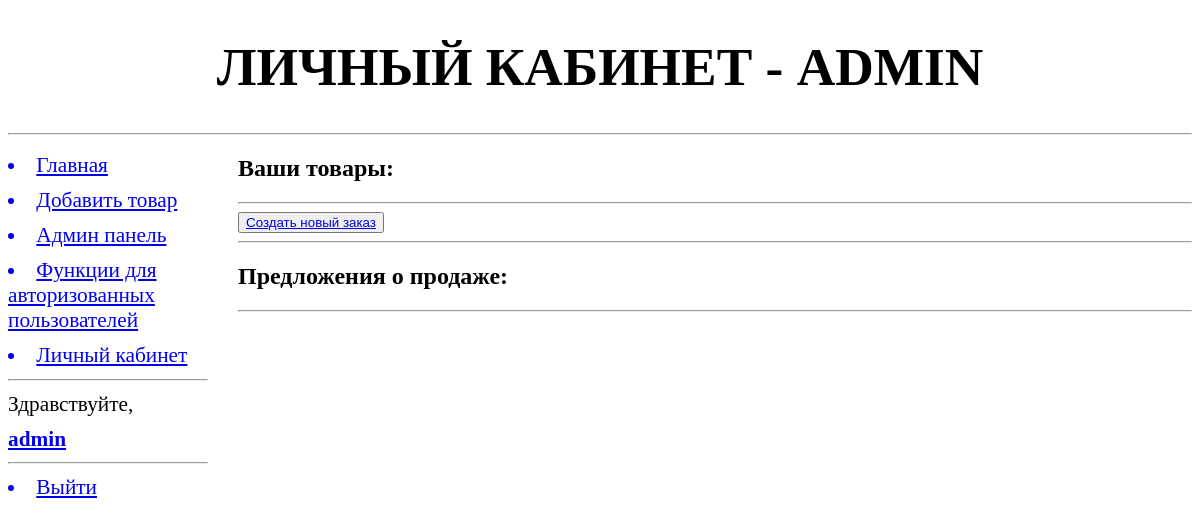
/home/ (signed in), run on an earlier commit of the app's database.
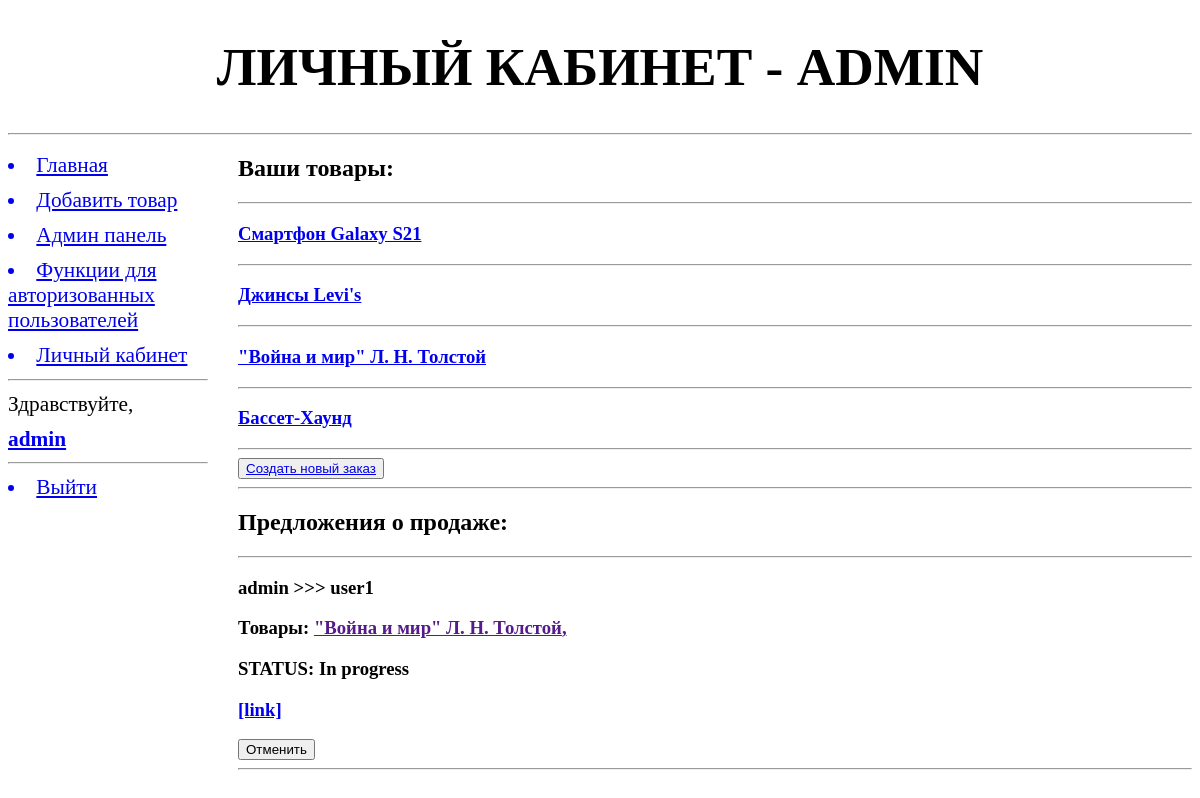
And on a later commit of the database.
### products/models.py (models this page shows, shortened)
class Product(models.Model):
    name = models.CharField(max_length=400, null=True, blank=False, verbose_name="Название")
    slug = models.SlugField(max_length=300, verbose_name="Слаг для url", blank=False)
    price = models.IntegerField(verbose_name="Цена", default=0)
    discription = models.TextField(blank=True, verbose_name="Описание", help_text="Дополнительная информация о товаре, его характерестиках и свойствах.")
    category = models.ForeignKey(Category, on_delete=models.SET_NULL, null=True, related_name="categ_products", verbose_name="Категория", help_text="Группа товара, по которой будет фильтроваться их список.")
    seller = models.ForeignKey(User, on_delete=models.CASCADE, verbose_name="Продавец", related_name='user_products')
    add_date = models.DateTimeField(auto_now_add=True)
    archived = models.BooleanField(verbose_name="Архивировано", help_text="Будет ли слово отображаться в каталоге?", default=False)
    img = models.ImageField(upload_to="for_products", null=True, blank=True, verbose_name="Изображение")
    objects = models.Manager()  # менеджер по умолчанию
    published = PublishedManager()  # менеджер, выводящий неархивированные товары
    def __str__(self):
        return self.name
    class Meta:
        verbose_name = "Товар"
        verbose_name_plural = "Товары"
        indexes = [models.Index(fields=['-add_date'])]  # Добавляет индекс в базу данных - ускоряет запросы, фильтрующие и упорядочивающие по данному полю
        ordering = ['add_date', 'name']  # параметры сортировки записей по умолчанию

### orders/models.py (models this page shows, shortened)
class Order(models.Model):
    STATUS = (
        (None, "Choose "), # или None -  заменяет --------- на "Choose order status"
        ('IN', 'In progress'),
        ('RE', 'Rejected'),
        ('FI', 'Finished')
    )
    products = models.ManyToManyField(Product, blank=False, verbose_name="Товары", help_text="Товары, составляющие заказ.") # , related_name='+'
    from_user = models.ForeignKey(User, on_delete=models.CASCADE, verbose_name="От пользователя", related_name='exchanges_from')
    to_user = models.ForeignKey(User, on_delete=models.CASCADE, verbose_name="Пользователю", related_name='exchanges_to')
    date = models.DateTimeField(auto_now_add=True)
    stage_status = models.CharField(max_length=30, choices=STATUS, default='IN')
    def get_readable_status(self) -> str:
        for trpl in self.STATUS:
            if self.stage_status == trpl[0]:
                return trpl[1]
        return ''
    class Meta:
        verbose_name = "Заказ пользователя"
        verbose_name_plural = "Заказы пользователей"

### users/views.py (the view, shortened to what this page needs)
# urls.py: path('home/', include('users.urls')),
def home(request):
    context = {}
    if request.user.pk != None: # Если пользователь не Анонимный - т е незарегестрированный
        context = {'user':request.user} ## !!!!!!!!!!!!!!!!!!! обработать пустые пост запросы
        user_products = Product.objects.filter(seller=request.user.pk)
        q =  Q(from_user=request.user) & Q(stage_status='IN')
        orders = Order.objects.filter(q)
        context['user_products'] = user_products
        context['orders'] = orders
    return render(request, "registration/home.html", context)

### users/templates/registration/home.html (shortened to what this page needs)
{% extends "basic.html" %}
{%  block page_title %}
{% if user.is_authenticated %}
    <h1> Личный кабинет - {{ user }}</h1>
{% else %}
    <h1> Вы, кажется, тут впервые...</h1>
{% endif %}
{% endblock %}
{% block content %}
{% if user.is_authenticated %}
    <h2>Ваши товары:</h2>
    <hr>
    {% for product in user_products %}
        <h3> <a href="{% url 'products:ex_product' product.pk %}">{{ product }}</a> </h3>
        <hr>
    {% endfor %}
    <button><a href="{% url 'orders:new_order' %}">Создать новый заказ</a></button>
    <hr>
    <h2>Предложения о продаже:</h2>
    <hr>
    {% for ord in orders %}
        <h3> {{ ord.from_user }} >>> {{ ord.to_user }}</h3>
            <h3>Товары:
            {% for prod in ord.products.all %}
                <a href="">{{ prod }},</a>
            {% endfor %}
            </h3>
        <h3>STATUS: {{  ord.get_readable_status }}</h3>
        <h3><a href="/">[link]</a></h3>
        {% if user == ord.from_user %}
            <form action="{% url 'users:home' %}" method="post">
                <button type="submit" name="status" value="{{ ord.pk }}.0">Отменить</button>
            </form>
        {% else %}
            <form action="{% url 'users:home' %}" method="post">
                {% csrf_token %}
                <button type="submit" name="status" value="{{ ord.pk }}.1">Подтвердить</button>
                <button type="submit" name="status" value="{{ ord.pk }}.0">Отказать</button>
            </form>
        {% endif %}
        <hr>
    {% endfor %}
{% else %}
<p3>Мы не знаем, кто Вы...<br> <a href="{% url 'login' %}">Войдите</a> в свой аккаунт или <a href="{% url 'users:signup' %}">зарегестрируйтесь</a>!</p3>
{% endif %}
{% endblock %}

What changed in the data, as far as the page shows it:
added Product: name "Смартфон Galaxy S21", shown under "Ваши товары:"
added Product: name "Джинсы Levi's", shown under "Ваши товары:"
added Product: name "\"Война и мир\" Л. Н. Толстой"
added Product: name "Бассет-Хаунд", shown under "Ваши товары:"
added Order: from_user "admin", to_user "user1", get_readable_status "In progress", {{ ord.pk }} 2 (drawn)
